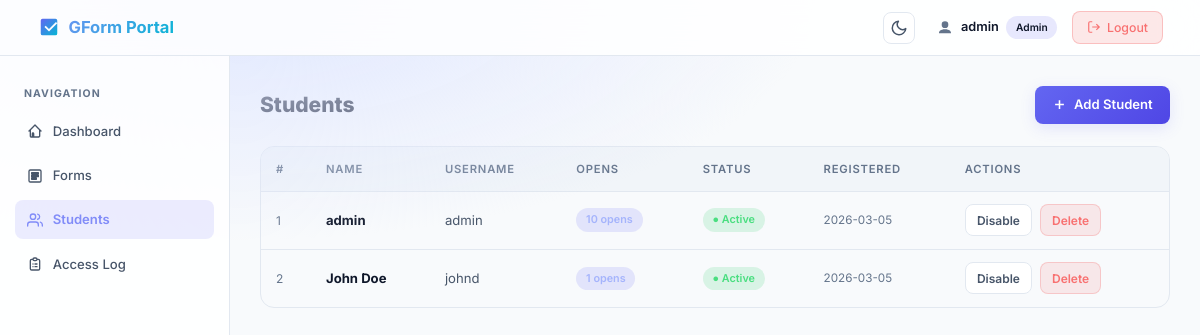
The app's page /admin/students.php (signed in) with its own data.
### tables this page shows
CREATE TABLE students (
                id         INTEGER PRIMARY KEY AUTOINCREMENT,
                username   TEXT NOT NULL UNIQUE,
                password   TEXT NOT NULL,
                full_name  TEXT NOT NULL,
                active     INTEGER NOT NULL DEFAULT 1,
                created_at TEXT DEFAULT (datetime('now'))
            , theme TEXT DEFAULT 'dark');

### src/Database.php (called while the page is built, shortened)
<?php
class Database
{
    private static ?PDO $instance = null;
    public static function get(): PDO
    {
        if (self::$instance === null) {
            $dir = dirname(DB_PATH);
            self::$instance = new PDO('sqlite:' . DB_PATH, null, null, [
                PDO::ATTR_ERRMODE            => PDO::ERRMODE_EXCEPTION,
                PDO::ATTR_DEFAULT_FETCH_MODE => PDO::FETCH_ASSOC,
            ]);
            self::$instance->exec('PRAGMA journal_mode=WAL;');
            self::$instance->exec('PRAGMA foreign_keys=ON;');
            self::migrate(self::$instance);
        }
        return self::$instance;
    }
    private static function migrate(PDO $db): void
    {
        $db->exec("
            CREATE TABLE IF NOT EXISTS admins (
                id        INTEGER PRIMARY KEY AUTOINCREMENT,
                username  TEXT NOT NULL UNIQUE,
                password  TEXT NOT NULL,
                theme     TEXT DEFAULT 'dark',
                created_at TEXT DEFAULT (datetime('now'))
            );
            CREATE TABLE IF NOT EXISTS students (
                id         INTEGER PRIMARY KEY AUTOINCREMENT,
                username   TEXT NOT NULL UNIQUE,
                password   TEXT NOT NULL,
                full_name  TEXT NOT NULL,
                active     INTEGER NOT NULL DEFAULT 1,
                theme      TEXT DEFAULT 'dark',
                created_at TEXT DEFAULT (datetime('now'))
            );
            CREATE TABLE IF NOT EXISTS forms (
                id          INTEGER PRIMARY KEY AUTOINCREMENT,
                name        TEXT NOT NULL,
                url         TEXT NOT NULL,
                max_opens   INTEGER NOT NULL DEFAULT 1,
                duration    INTEGER NOT NULL DEFAULT 30,
                active      INTEGER NOT NULL DEFAULT 1,
                created_at  TEXT DEFAULT (datetime('now'))
            );
            CREATE TABLE IF NOT EXISTS access_log (
                id          INTEGER PRIMARY KEY AUTOINCREMENT,
                student_id  INTEGER NOT NULL REFERENCES students(id),
                form_id     INTEGER NOT NULL REFERENCES forms(id),
                opened_at   TEXT DEFAULT (datetime('now'))
            );
        ");
        try { $db->exec("ALTER TABLE admins ADD COLUMN theme TEXT DEFAULT 'dark'"); } catch (Exception $e) {}
        try { $db->exec("ALTER TABLE students ADD COLUMN theme TEXT DEFAULT 'dark'"); } catch (Exception $e) {}
        $count = (int)$db->query("SELECT COUNT(*) FROM admins")->fetchColumn();
    }
    public static function getAllStudents(): array
    {
        return self::get()->query(
            "SELECT s.*, (SELECT COUNT(*) FROM access_log al WHERE al.student_id = s.id) AS total_opens
             FROM students s ORDER BY s.created_at DESC"
        )->fetchAll();
    }
}

### public/admin/students.php (the view, shortened to what this page needs)
<?php
require_once __DIR__ . '/../../src/bootstrap.php';
require_once __DIR__ . '/../../src/AdminLayout.php';
$students = Database::getAllStudents();
?>
<div class="section-header">
  <div class="section-title">Students</div>
  <button class="btn btn-primary" onclick="document.getElementById('createModal').style.display='flex'">
    <svg width="15" height="15" viewBox="0 0 24 24" fill="none" stroke="currentColor" stroke-width="2.5"><path d="M12 5v14M5 12h14"/></svg>
    Add Student
  </button>
</div>
<?php if (empty($students)): ?>
  <div class="empty-state">
    <svg width="64" height="64" viewBox="0 0 24 24" fill="var(--text-muted)">
      <path d="M17 21v-2a4 4 0 0 0-4-4H5a4 4 0 0 0-4 4v2M9 11a4 4 0 1 0 0-8 4 4 0 0 0 0 8z"/>
    </svg>
    <p>No students yet. Click "Add Student" to register one.</p>
  </div>
<?php else: ?>
<div class="table-wrap">
  <table>
    <thead>
      <tr><th>#</th><th>Name</th><th>Username</th><th>Opens</th><th>Status</th><th>Registered</th><th>Actions</th></tr>
    </thead>
    <tbody>
    <?php foreach ($students as $i => $s): ?>
      <tr>
        <td class="text-muted" style="font-size:.8rem"><?= $i+1 ?></td>
        <td><strong><?= h($s['full_name']) ?></strong></td>
        <td class="text-dim"><?= h($s['username']) ?></td>
        <td>
          <span class="badge badge-info"><?= (int)$s['total_opens'] ?> opens</span>
        </td>
        <td>
          <?php if ($s['active']): ?>
            <span class="badge badge-success">● Active</span>
          <?php else: ?>
            <span class="badge badge-danger">✕ Disabled</span>
          <?php endif; ?>
        </td>
        <td class="text-muted" style="font-size:.78rem"><?= h(substr($s['created_at'],0,10)) ?></td>
        <td>
          <div class="gap-1">
            <form method="post" style="display:inline">
              <button class="btn btn-ghost btn-sm"><?= $s['active']?'Disable':'Enable' ?></button>
            </form>
            <form method="post" style="display:inline"
              onsubmit="return confirm('Delete this student? All their access logs will also be removed.')">
              <button class="btn btn-danger-ghost btn-sm">Delete</button>
            </form>
          </div>
        </td>
      </tr>
    <?php endforeach; ?>
    </tbody>
  </table>
</div>
<?php endif; ?>

### public/style.css (style rules this page uses)
:root { --primary: #6366f1; --primary-h: #818cf8; --primary-glow: rgba(99, 102, 241, .15); --accent: #06b6d4; --accent-glow: rgba(6, 182, 212, .1); --success: #22c55e; --warning: #f59e0b; --danger: #ef4444; --radius: 14px; --radius-sm: 8px; --radius-lg: 22px; --topbar-h: 56px; font-size: 15px; --bg: #0b0f1a; --bg-card: rgba(255, 255, 255, .04); --bg-card-h: rgba(255, 255, 255, .07); --bg-glass: rgba(14, 20, 36, .85); --border: rgba(255, 255, 255, .08); --border-h: rgba(99, 179, 237, .35); --text: #f1f5f9; --text-muted: #64748b; --text-dim: #94a3b8; --shadow: 0 8px 32px rgba(0, 0, 0, .45); --shadow-lg: 0 20px 60px rgba(0, 0, 0, .6); --mesh-color-1: #1e1b4b55; --mesh-color-2: #0c4a6e44; }
[data-theme="light"] { --bg: #f8fafc; --bg-card: #ffffff; --bg-card-h: #f1f5f9; --bg-glass: rgba(255, 255, 255, .85); --border: #e2e8f0; --border-h: #94a3b8; --text: #0f172a; --text-muted: #64748b; --text-dim: #475569; --shadow: 0 10px 25px -5px rgba(0, 0, 0, 0.05); --shadow-lg: 0 20px 50px -12px rgba(0, 0, 0, 0.1); --mesh-color-1: #e0e7ff; --mesh-color-2: #e0f2fe; }
*, *::before, *::after { box-sizing: border-box; margin: 0; padding: 0; }
html { scroll-behavior: smooth; }
body { font-family: 'Inter', system-ui, sans-serif; background: var(--bg); color: var(--text); min-height: 100vh; line-height: 1.6; -webkit-font-smoothing: antialiased; }
img, svg { display: block; }
button, input, select, textarea { font: inherit; }
body::before { content: ''; position: fixed; inset: 0; background: radial-gradient(ellipse 80% 50% at 20% 0%, var(--mesh-color-1) 0%, transparent 60%), radial-gradient(ellipse 60% 40% at 80% 100%, var(--mesh-color-2) 0%, transparent 60%); pointer-events: none; z-index: 0; }
.table-wrap { overflow-x: auto; border-radius: var(--radius); border: 1px solid var(--border); }
table { width: 100%; border-collapse: collapse; font-size: .875rem; }
th { background: var(--bg-card-h); padding: .85rem 1rem; text-align: left; font-size: .75rem; font-weight: 600; text-transform: uppercase; letter-spacing: .07em; color: var(--text-muted); border-bottom: 1px solid var(--border); white-space: nowrap; }
td { padding: .85rem 1rem; border-bottom: 1px solid var(--border); vertical-align: middle; }
tr:last-child td { border-bottom: none; }
.badge { display: inline-flex; align-items: center; gap: .3rem; padding: .2rem .65rem; border-radius: 99px; font-size: .72rem; font-weight: 600; }
.badge-success { background: rgba(34, 197, 94, .15); color: #4ade80; }
.badge-info { background: rgba(99, 102, 241, .15); color: #a5b4fc; }
.btn { display: inline-flex; align-items: center; gap: .45rem; padding: .55rem 1.15rem; border-radius: var(--radius-sm); font-weight: 600; font-size: .875rem; cursor: pointer; border: none; transition: all .2s; white-space: nowrap; }
.btn-primary { background: linear-gradient(135deg, var(--primary), #4f46e5); color: #fff; box-shadow: 0 4px 15px var(--primary-glow); }
.btn-ghost { background: var(--bg-card); border: 1px solid var(--border); color: var(--text-dim); }
.btn-danger-ghost { background: rgba(239, 68, 68, .1); border: 1px solid rgba(239, 68, 68, .2); color: #f87171; }
.btn-sm { padding: .35rem .75rem; font-size: .8rem; }
.section-header { display: flex; align-items: center; gap: 1rem; margin-bottom: 1.5rem; flex-wrap: wrap; }
.section-title { font-size: 1.4rem; font-weight: 800; flex: 1; }
.text-muted { color: var(--text-muted); }
.text-dim { color: var(--text-dim); }
.gap-1 { display: flex; gap: .5rem; flex-wrap: wrap; }

### records on screen
students: full_name "admin", username "admin", total_opens "10", active "● Active", created_at "2026-03-05"
students: full_name "John Doe", username "johnd", total_opens "1", active "● Active", created_at "2026-03-05"

### other values on screen
$userName "admin"
$role "Admin"
$p['label'] "Dashboard"
$p['label'] "Forms"
$p['label'] "Students"
$p['label'] "Access Log"
